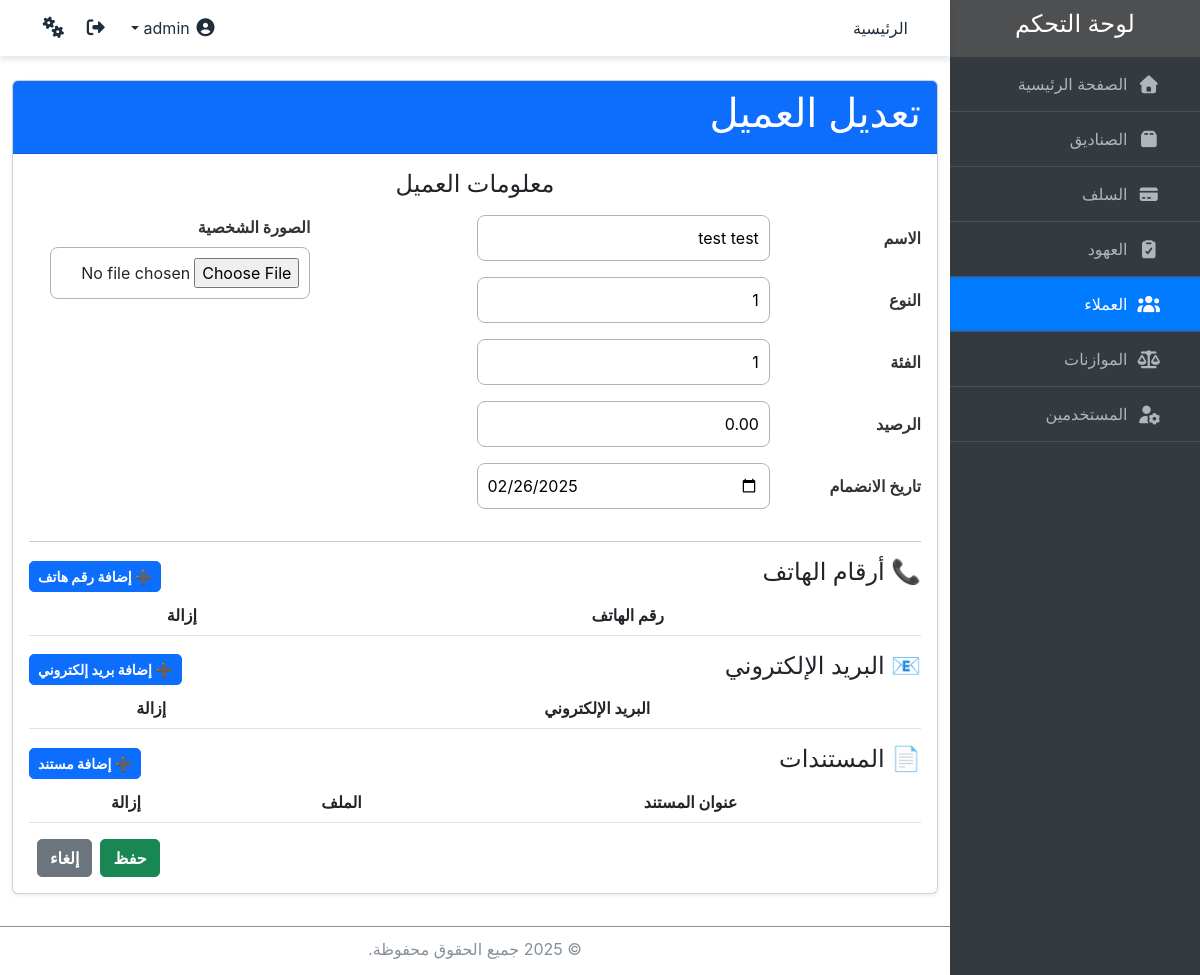
/clients/1/update/ (signed in), run on the app's committed database.
### core/models.py (models this page shows, shortened)
class Client(models.Model):
    name = models.CharField(max_length=100, verbose_name="اسم العميل", unique=True)
    image = models.ImageField(upload_to='clients/images/', blank=True, null=True, verbose_name="صورة العميل")
    type = models.ForeignKey('ClientType', on_delete=models.CASCADE, related_name='clients', verbose_name="نوع العميل")
    category = models.ForeignKey('ClientCategory', on_delete=models.CASCADE, related_name='clients', verbose_name="فئة العميل")
    balance = models.DecimalField(max_digits=10, decimal_places=2, default=0, verbose_name="الرصيد")
    join_date = models.DateField(verbose_name="تاريخ الانضمام")
    class Meta:
        verbose_name = "عميل"
        verbose_name_plural = "العملاء"

### core/views.py (the view, shortened to what this page needs)
# urls.py: path('clients/<int:pk>/update/', views.ClientFormView.as_view(), name='client_update'),
class ClientFormView(PermissionMixin, CreateView, UpdateView):
    model = Client
    form_class = ClientForm
    template_name = 'clients/client_form.html'
    success_url = reverse_lazy('client_list')
    def get_object(self, queryset=None):
        pk = self.kwargs.get('pk')
        if pk:
            return get_object_or_404(Client, pk=pk)
        return None
    def has_permission(self):
        client = self.get_object()
        if client:
            return self.request.user.has_perm('core.change_client')
        return self.request.user.has_perm('core.add_client')
    def get_context_data(self, **kwargs):
        context = super().get_context_data(**kwargs)
        instance = self.get_object()
        if self.request.POST:
            context['phone_formset'] = ClientPhoneFormSet(self.request.POST, instance=instance)
            context['email_formset'] = ClientEmailFormSet(self.request.POST, instance=instance)
            context['document_formset'] = ClientDocumentFormSet(self.request.POST, self.request.FILES, instance=instance)
        else:
            context['phone_formset'] = ClientPhoneFormSet(instance=instance)
            context['email_formset'] = ClientEmailFormSet(instance=instance)
            context['document_formset'] = ClientDocumentFormSet(instance=instance)
        return context

### core/forms.py
class ClientForm(forms.ModelForm):
    type = forms.ModelChoiceField(
        queryset=ClientType.objects.all(),
        widget=Select2Widget,
        label="نوع العميل",
    )
    category = forms.ModelChoiceField(
        queryset=ClientCategory.objects.all(),
        widget=Select2Widget,
        label="فئة العميل",
    )
    class Meta:
        model = Client
        fields = '__all__'
        widgets = {
            'join_date': forms.DateInput(attrs={'type': 'date'})
        }

### core/templates/clients/client_form.html (shortened to what this page needs)
{% extends "base.html" %}
{% block content %}
  <div class="container mt-4">
    <div class="card shadow-sm">
      {% if object %}
        <div class="card-header bg-primary text-white text-end">
          <h1 class="text-white">تعديل العميل</h1>
        </div>
      {% else %}
        <div class="card-header bg-success text-white text-end">
          <h1 class="text-white">إنشاء عميل جديد</h1>
        </div>
      {% endif %}
      <div class="card-body">
        <form method="post" enctype="multipart/form-data" class="custom-form">
          <h4 class="text-center mb-3">معلومات العميل</h4>
          <div class="row">
            <div class="col-12 col-md-8">
              <div class="mb-3">
                <label for="id_name" class="form-label">الاسم</label>
                {{ form.name }}
              </div>
              <div class="mb-3">
                <label for="id_type" class="form-label">النوع</label>
                {{ form.type }}
              </div>
              <div class="mb-3">
                <label for="id_category" class="form-label">الفئة</label>
                {{ form.category }}
              </div>
              <div class="mb-3">
                <label for="id_balance" class="form-label">الرصيد</label>
                {{ form.balance }}
              </div>
              <div class="mb-3">
                <label for="id_join_date" class="form-label">تاريخ الانضمام</label>
                {{ form.join_date }}
              </div>
            </div>
            <div class="col-12 col-md-4">
              <div class="mb-3">
                <label for="id_image" class="form-label mb-2" style="width: 100%;">الصورة الشخصية</label>
                {{ form.image }}
              </div>
            </div>
          </div>
          <hr>
          <div class="d-flex justify-content-between align-items-center flex-column flex-md-row">
            <h4>📞 أرقام الهاتف</h4>
            <button type="button" id="add-phone" class="btn btn-primary btn-sm">➕ إضافة رقم هاتف</button>
          </div>
          <table id="phone-table" class="table text-center">
            <thead>
              <tr>
                <th>رقم الهاتف</th>
                <th>إزالة</th>
              </tr>
            </thead>
          </table>
          <div class="d-flex justify-content-between align-items-center flex-column flex-md-row">
            <h4>📧 البريد الإلكتروني</h4>
            <button type="button" id="add-email" class="btn btn-primary btn-sm">➕ إضافة بريد إلكتروني</button>
          </div>
          <table id="email-table" class="table text-center">
            <thead>
              <tr>
                <th>البريد الإلكتروني</th>
                <th>إزالة</th>
              </tr>
            </thead>
          </table>
          <div class="d-flex justify-content-between align-items-center flex-column flex-md-row">
            <h4>📄 المستندات</h4>
            <button type="button" id="add-document" class="btn btn-primary btn-sm">➕ إضافة مستند</button>
          </div>
          <table id="document-table" class="table text-center">
            <thead>
              <tr>
                <th>عنوان المستند</th>
                <th>الملف</th>
                <th>إزالة</th>
              </tr>
            </thead>
          </table>
          <div class="d-flex justify-content-end">
            <button type="submit" class="btn btn-success">حفظ</button>
            <a href="{% url 'client_list' %}" class="btn btn-secondary mx-2">إلغاء</a>
          </div>
        </form>
      </div>
    </div>
  </div>
{% endblock %}

### static/css/styles.css (style rules this page uses)
body { margin: 0; margin-right: 250px; font-family: "Source Sans Pro",-apple-system,BlinkMacSystemFont,"Segoe UI",Roboto,"Helvetica Neue",Arial,sans-serif,"Apple Color Emoji","Segoe UI Emoji","Segoe UI Symbol"; font-size: 1rem; font-weight: 400; line-height: 1.5; color: rgb(33, 37, 41); text-align: right; background-color: #fff; }
.custom-form label { font-weight: bold; color: #333; width: 25%; }
input, optgroup, select, textarea { width: 50%; min-width: 260px; }
.custom-form .btn { border-radius: 5px; font-weight: bold; transition: background-color 0.3s ease; }
.container h1 { color: #2c3e50; }
form .form-label { font-weight: bold; }
form input, form select, form textarea { border-radius: 8px; border: 1px solid #b1b3b4; padding: 10px; }
form button { border-radius: 8px; }
.table th, .table td { vertical-align: middle; }

### data on the page
Client: name "test test", type "1", category "1", balance "0.00", join_date "02/26/2025"
